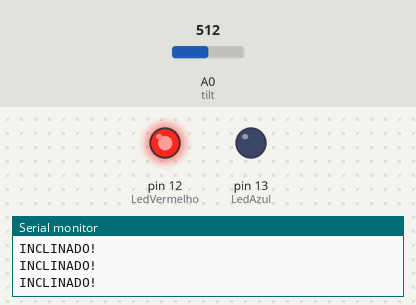
A sketch run on a simulated Arduino Uno, built with avr-gcc and run on an emulated ATmega328P. Shown: output pins drawn as LEDs (lit = HIGH), the last lines printed to the serial monitor. The test bench sets the inputs (shaded band); at power-on: A0 (tilt) = 512.

Above: at 2.2 s.
2.3 s: A0 (tilt) set to 0
At 3.0 s:
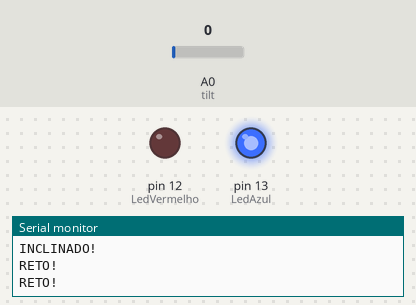
3.9 s: A0 (tilt) set to 122
At 5.3 s:
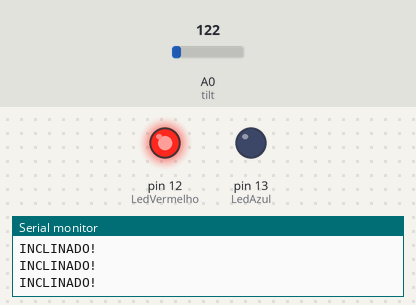
Timing chart, 0 to 6.9 s (numbered marks = the images above; inputs shaded):
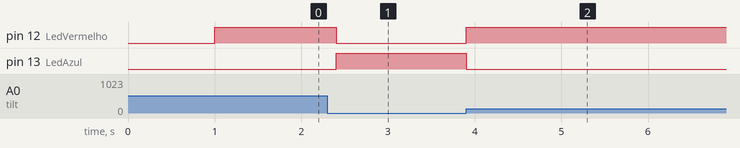

Measured:
- after the input at 2.3 s, pin 12 (LedVermelho): HIGH → LOW after 0.10 s; pin 13 (LedAzul): LOW → HIGH after 0.10 s
- after the input at 3.9 s, pin 12 (LedVermelho): LOW → HIGH at once; pin 13 (LedAzul): HIGH → LOW at once

The sketch:

Aula008.ino
```cpp
#define LedAzul 13
#define LedVermelho 12
#define tilt A0

void setup() {
  pinMode(tilt, INPUT);
  pinMode(LedVermelho, OUTPUT);
  pinMode(LedAzul, OUTPUT);
  Serial.begin(9600);
  delay(1000);
}

void loop() {
  if(analogRead(tilt) == 0) {
    digitalWrite(LedVermelho, LOW);
    digitalWrite(LedAzul, HIGH);
    Serial.println("RETO!");
    delay(500);
  }
  else {
    digitalWrite(LedVermelho, HIGH);
    digitalWrite(LedAzul, LOW);
    Serial.println("INCLINADO!");
    delay(200);
  }
}
```
